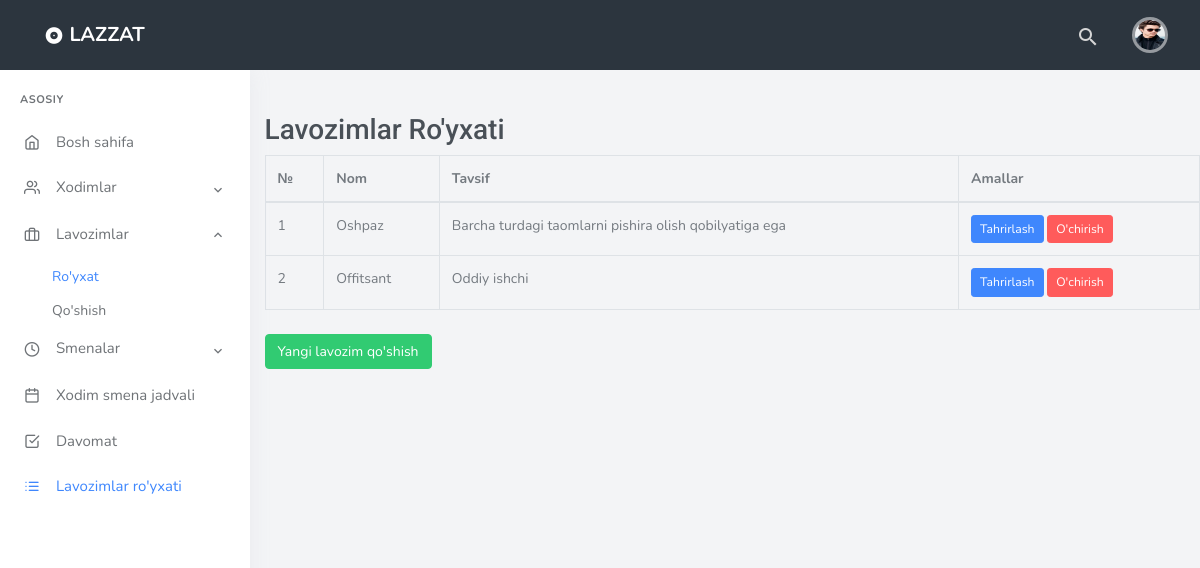
Screenshot of /position/list/ (signed in) with the database file from the repository.
### lazzat/models.py (models this page shows, shortened)
class Position(models.Model):
    name = models.CharField(max_length=100)
    description = models.TextField(blank=True)

### lazzat/views.py (the view)
    def wrapper(request, *args, **kwargs):
        if is_admin(request.user):
            return view_func(request, *args, **kwargs)
        else:
            return redirect('login')

### lazzat/views.py (called while the page is built)
def is_admin(user):
    return user.is_authenticated and user.is_staff

def admin_required(view_func):
    def wrapper(request, *args, **kwargs):
        if is_admin(request.user):
            return view_func(request, *args, **kwargs)
        else:
            return redirect('login')
    return wrapper

@login_required(login_url='login')
@admin_required
def position_list(request):
    positions = Position.objects.all()
    return render(request, 'position/list.html', {'positions': positions})

### templates/position/list.html (shortened to what this page needs)
{% extends 'base.html' %}
{% block content %}
    <div style="margin-left: 7cm; margin-top: 3cm;">
        <h2>Lavozimlar Ro'yxati</h2>
        <table class="table table-bordered">
            <thead>
                <tr>
                    <th>№</th>
                    <th>Nom</th>
                    <th>Tavsif</th>
                    <th>Amallar</th>
                </tr>
            </thead>
            <tbody>
                {% for position in positions %}
                    <tr>
                        <td>{{ forloop.counter }}</td>
                        <td>{{ position.name }}</td>
                        <td>{{ position.description }}</td>
                        <td>
                            <a href="{% url 'update_position' position.pk %}" class="btn btn-sm btn-primary">Tahrirlash</a>
                            <a href="{% url 'delete_position' position.pk %}" class="btn btn-sm btn-danger">O'chirish</a>
                        </td>
                    </tr>
                {% empty %}
                    <tr>
                        <td colspan="4">Hech qanday pozitsiya topilmadi.</td>
                    </tr>
                {% endfor %}
            </tbody>
        </table>
        <a href="{% url 'create_position' %}" class="btn btn-success mt-2">Yangi lavozim qo'shish</a>
    </div>
{% endblock %}

### rows the page displays
Position: name "Oshpaz", description "Barcha turdagi taomlarni pishira olish qobilyatiga ega"
Position: name "Offitsant", description "Oddiy ishchi"
